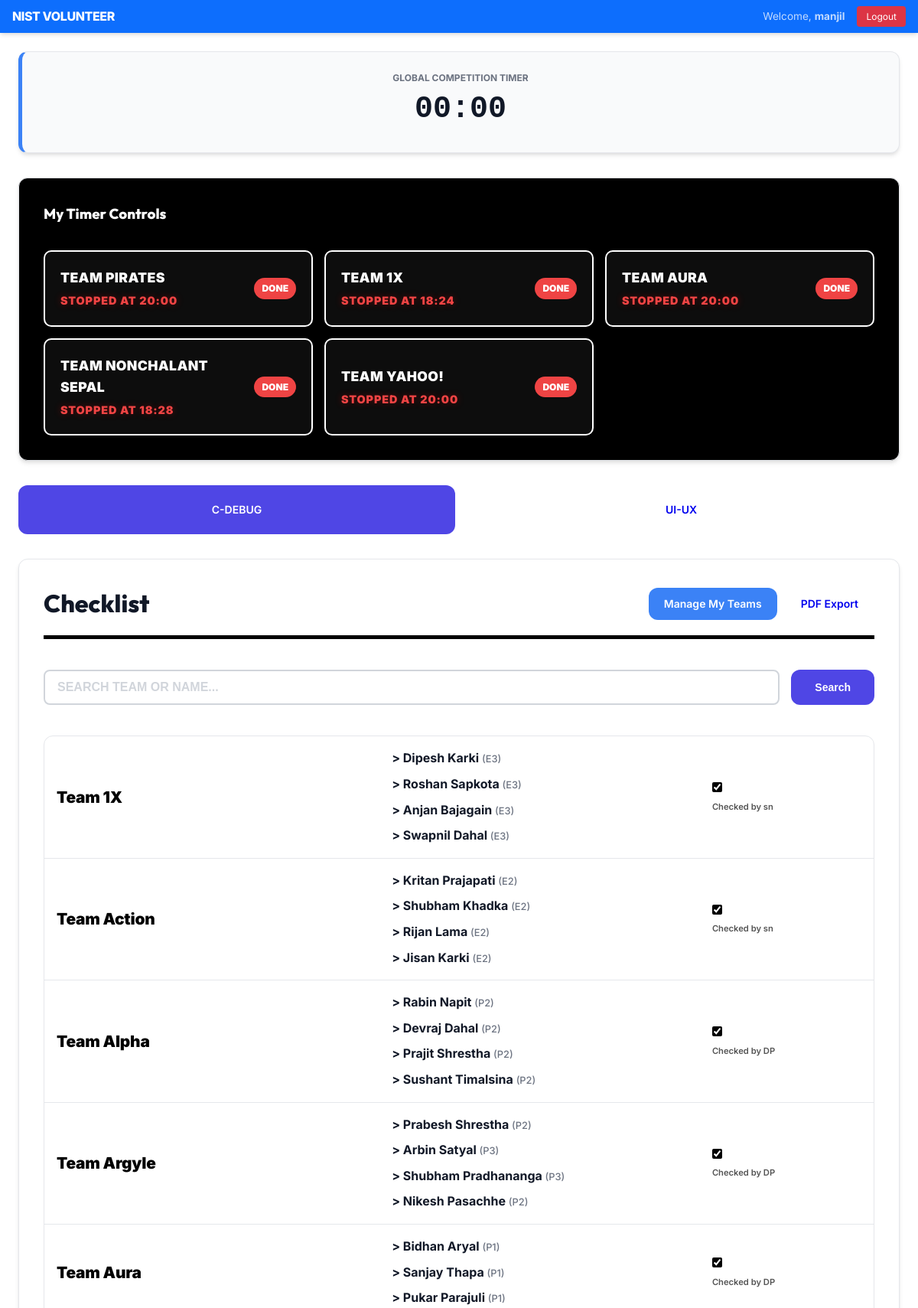
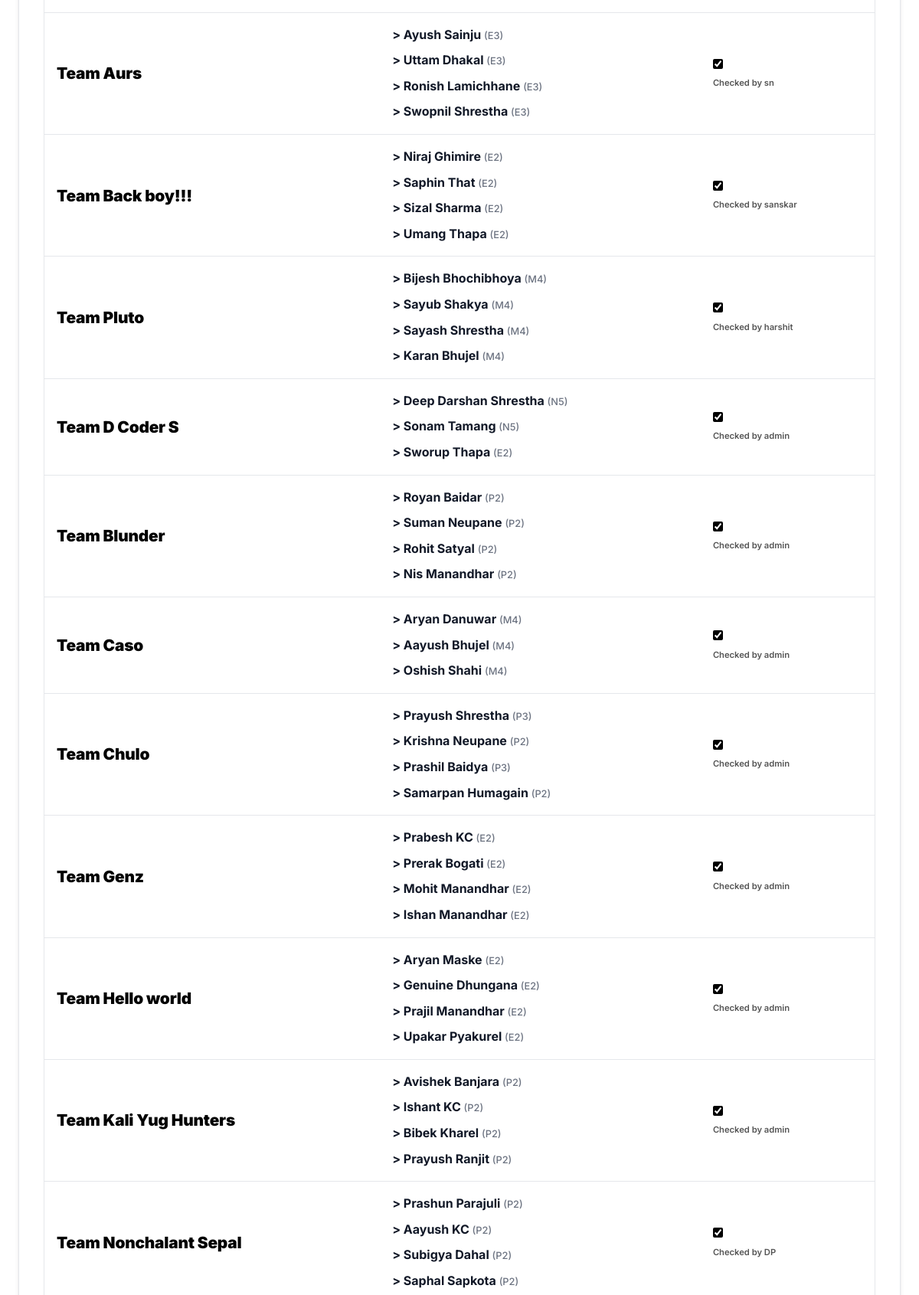
Page /index.php (signed in, upper part) on the committed database (2 pictures, top to bottom).
### tables this page shows
CREATE TABLE `volunteer_assignments` (
  `id` int(11) NOT NULL,
  `volunteer_id` int(11) NOT NULL,
  `team_id` int(11) NOT NULL,
  `status` enum('pending','accepted') DEFAULT 'pending',
  `created_at` timestamp NOT NULL DEFAULT current_timestamp()
);

CREATE TABLE `c_debug_teams` (
  `id` int(11) NOT NULL,
  `team_name` varchar(100) DEFAULT NULL,
  `laptop` enum('Yes','No') DEFAULT NULL,
  `easy_solved` int(11) DEFAULT 0,
  `intermediate_solved` int(11) DEFAULT 0,
  `hard_solved` int(11) DEFAULT 0,
  `marks` float DEFAULT 0,
  `scored_by_id` int(11) DEFAULT NULL,
  `timer_status` enum('not_started','running','stopped') DEFAULT 'not_started',
  `start_time` datetime DEFAULT NULL,
  `end_time` datetime DEFAULT NULL,
  `stopped_by_id` int(11) DEFAULT NULL,
  `attendance` tinyint(1) DEFAULT 0,
  `attendance_updated_by_id` int(11) DEFAULT NULL
);

CREATE TABLE `competition_settings` (
  `id` int(11) NOT NULL,
  `category` varchar(50) DEFAULT NULL,
  `status` enum('not_started','running','paused','finished') DEFAULT 'not_started',
  `start_time` datetime DEFAULT NULL,
  `duration_minutes` int(11) DEFAULT 20,
  `volunteer_can_mark` tinyint(1) DEFAULT 0,
  `end_time` datetime DEFAULT NULL
);

CREATE TABLE `c_debug_members` (
  `id` int(11) NOT NULL,
  `team_id` int(11) DEFAULT NULL,
  `team_member` varchar(100) DEFAULT NULL,
  `section` varchar(20) DEFAULT NULL
);

### index.php (the view, shortened to what this page needs)
<?php
require_once 'db.php';
$volunteer_id = $_SESSION['admin_id'];
$category = isset($_GET['cat']) ? $_GET['cat'] : 'c_debug';
$search = isset($_GET['search']) ? $conn->real_escape_string($_GET['search']) : '';
$settings = $conn->query("SELECT * FROM competition_settings WHERE category = 'c_debug'")->fetch_assoc();
$assigned_teams = [];
if ($category === 'c_debug') {
    $assigned_sql = "SELECT t.id, t.team_name, a.status, t.timer_status, t.end_time
                    FROM c_debug_teams t
                    JOIN volunteer_assignments a ON t.id = a.team_id
                    WHERE a.volunteer_id = $volunteer_id AND a.status = 'accepted'";
    $assigned_teams = $conn->query($assigned_sql);
}
if ($category === 'c_debug') {
    $sql = "SELECT t.id as team_id, t.team_name, t.laptop, t.attendance, t.timer_status, t.end_time, t.marks,
                   m.id as member_id, m.team_member as name, m.section, a.username as attendance_by
            FROM c_debug_teams t
            LEFT JOIN c_debug_members m ON t.id = m.team_id
            LEFT JOIN admin a ON t.attendance_updated_by_id = a.id";
} else {
    $sql = "SELECT t.id as team_id, t.team_name, t.attendance,
                   m.id as member_id, m.member_name as name, m.section, a.username as attendance_by
            FROM uiux_teams t
            LEFT JOIN uiux_members m ON t.id = m.team_id
            LEFT JOIN admin a ON t.attendance_updated_by_id = a.id";
}
$sql .= " ORDER BY t.id ASC, m.id ASC";
$result = $conn->query($sql);
$teams = [];
while ($row = $result->fetch_assoc()) {
    $tid = $row['team_id'];
    $teams[$tid]['team_name'] = $row['team_name'];
    $teams[$tid]['attendance'] = $row['attendance'];
    $teams[$tid]['attendance_by'] = $row['attendance_by'];
    if (isset($row['timer_status'])) $teams[$tid]['timer_status'] = $row['timer_status'];
    if (isset($row['end_time'])) $teams[$tid]['end_time'] = $row['end_time'];
    if (isset($row['laptop'])) $teams[$tid]['laptop'] = $row['laptop'];
    if (isset($row['marks'])) $teams[$tid]['marks'] = $row['marks'];
    if ($row['member_id']) {
        $teams[$tid]['members'][] = [
            'id' => $row['member_id'],
            'name' => $row['name'],
            'section' => $row['section']
        ];
    }
}
?>
<!DOCTYPE html>
<html lang="en">
<head>
    <link rel="stylesheet" href="style.css">
</head>
<body>
    <nav class="navbar">
        <div class="nav-inner">
            <a href="index.php" class="navbar-brand">NIST VOLUNTEER</a>
            <div class="nav-right">
                <span class="welcome-text">
                    Welcome, <strong><?php echo htmlspecialchars($_SESSION['admin_user']); ?></strong>
                </span>
                <a href="nist_admin/logout.php" class="logout-btn">Logout</a>
            </div>
        </div>
    </nav>
    <div class="container mt-4">
        <div class="card" style="margin-bottom:2rem; background:var(--gray-50); text-align:center; padding:1.5rem; border-left:5px solid var(--info);">
            <div class="text-muted" style="font-size:0.75rem; font-weight:700; text-transform:uppercase;">Global Competition Timer</div>
            <div id="global-timer-display" style="font-size:2.5rem; font-weight:800; font-family:monospace; color:var(--text-main);">00:00</div>
        </div>
        <?php if ($category === 'c_debug' && $assigned_teams && $assigned_teams->num_rows > 0): ?>
            <div class="card" style="background:var(--black); color:var(--white);">
                <h3 style="color:var(--white);">My Timer Controls</h3>
                <div style="display:grid; grid-template-columns: repeat(auto-fill, minmax(300px, 1fr)); gap:15px; margin-top:2rem;">
                    <?php while ($team = $assigned_teams->fetch_assoc()): ?>
                        <div class="timer-control-card" data-team-id="<?php echo $team['id']; ?>" style="background:rgba(255,255,255,0.05); padding:1.25rem; border:2px solid var(--white); display:flex; justify-content:space-between; align-items:center; border-radius:10px;">
                            <div style="flex:1;">
                                <div style="font-weight:900; text-transform:uppercase; font-size:1.1rem; letter-spacing:0.02em; color:var(--white);"><?php echo htmlspecialchars($team['team_name']); ?></div>
                                <div class="team-timer-status" style="font-size:0.9rem; font-weight:900; color:var(--white); text-transform:uppercase; letter-spacing:0.06em; margin-top:4px;">
                                    <?php
                                    if ($team['timer_status'] === 'stopped' && $team['end_time']) {
                                        $start_ts = strtotime($settings['start_time']);
                                        $end_ts = strtotime($team['end_time']);
                                        $elapsed = max(0, $end_ts - $start_ts);
                                        $m = floor($elapsed / 60);
                                        $s = $elapsed % 60;
                                        echo "<span style='color:var(--danger); text-shadow:0 0 10px rgba(255,0,0,0.3);'>STOPPED AT " . $m . ":" . ($s < 10 ? '0' : '') . $s . "</span>";
                                    } else {
                                        echo $team['timer_status'] === 'running' ? '<span style="color:var(--secondary); text-shadow:0 0 10px rgba(0,255,0,0.2);">ALIVE / RUNNING</span>' : '<span style="color:rgba(255,255,255,0.6);">WAITING TO START</span>';
                                    }
                                    ?>
                                </div>
                            </div>
                            <div class="team-timer-action">
                                <?php if ($team['timer_status'] === 'running' && $settings['status'] === 'running'): ?>
                                    <button onclick="stopTimer(<?php echo $team['id']; ?>)" class="btn" style="background:var(--white); color:var(--black); padding:8px 20px; font-weight:900; box-shadow:0 0 15px rgba(255,255,255,0.3);">STOP</button>
                                <?php elseif ($team['timer_status'] === 'stopped'): ?>
                                    <div class="badge" style="background:var(--danger); color:var(--white); font-weight:900;">DONE</div>
                                <?php endif; ?>
                            </div>
                        </div>
                    <?php endwhile; ?>
                </div>
            </div>
        <?php endif; ?>
        <div style="display:flex; gap:10px; margin-bottom:2rem;">
            <a href="?cat=c_debug" class="btn <?php echo $category === 'c_debug' ? 'btn-primary' : ''; ?>" style="flex:1; padding:1.25rem;">C-DEBUG</a>
            <a href="?cat=ui_ux" class="btn <?php echo $category === 'ui_ux' ? 'btn-primary' : ''; ?>" style="flex:1; padding:1.25rem;">UI-UX</a>
        </div>
        <div class="card">
            <div style="display:flex; justify-content:space-between; align-items:center; flex-wrap:wrap; gap:15px; margin-bottom:2.5rem; border-bottom:5px solid var(--black); padding-bottom:1rem;">
                <h1 style="margin:0; border:none;">Checklist</h1>
                <div style="display:flex; gap:10px; align-items:center; flex-wrap:wrap;">
                    <?php if ($category === 'c_debug'): ?>
                        <a href="request_assignment.php" class="btn btn-primary" style="background:var(--info); border:none;">Manage My Teams</a>
                    <?php endif; ?>
                    <a href="export_teams_pdf.php?category=<?php echo $category; ?>" target="_blank" class="btn">PDF Export</a>
                </div>
            </div>
            <form action="" method="GET" style="display:flex; gap:15px; margin-bottom:2.5rem;">
                <input type="text" name="search" class="form-control" placeholder="SEARCH TEAM OR NAME..." value="<?php echo htmlspecialchars($search); ?>" style="flex:1; font-weight:800; text-transform:uppercase;">
                <button type="submit" class="btn btn-primary" style="padding:0 30px;">Search</button>
            </form>
            <div class="table-responsive">
                <table class="table-stackable">
                    <tbody>
                        <?php if (empty($teams)): ?>
                            <tr>
                                <td colspan="4" class="text-center">NO DATA FOUND FOR CATEGORY: <?php echo strtoupper($category); ?></td>
                            </tr>
                        <?php else: ?>
                            <?php $sn = 1;
                            foreach ($teams as $tid => $data):
                                $members = $data['members'] ?? [];
                            ?>
                                <tr>
                                    <td data-label="Team" style="font-weight:900; font-size:1.3rem; letter-spacing:-0.01em; color:var(--black); margin-bottom:1rem;">
                                        <?php echo htmlspecialchars($data['team_name']); ?>
                                    </td>
                                    <td data-label="Participants">
                                        <div style="display:flex; flex-direction:column; gap:8px;">
                                            <?php foreach ($members as $m): ?>
                                                <div style="font-size:1rem; font-weight:700; color:var(--text-main);">
                                                    &gt; <?php echo htmlspecialchars($m['name']); ?>
                                                    <span style="font-size:0.8rem; color:var(--text-muted); font-weight:500;">(<?php echo htmlspecialchars($m['section']); ?>)</span>
                                                </div>
                                            <?php endforeach; ?>
                                        </div>
                                    </td>
                                    <td data-label="Attendance Check" class="attendance-cell" data-team-id="<?php echo $tid; ?>">
                                        <input type="checkbox" class="attendance-check"
                                            data-id="<?php echo $tid; ?>"
                                            <?php echo ($data['attendance'] ?? 0) ? 'checked' : ''; ?>
                                            style="cursor:pointer; accent-color:var(--black);">
                                        <div class="attendance-info">
                                            <?php if (($data['attendance_by'] ?? null)): ?>
                                                <div style="font-size:0.7rem; color:#555; font-weight:600; margin-top:4px;">
                                                    <?php echo ($data['attendance'] ?? 0) ? 'Checked by' : 'Unchecked by'; ?> <?php echo htmlspecialchars($data['attendance_by']); ?>
                                                </div>
                                            <?php endif; ?>
                                        </div>
                                    </td>
                                </tr>
                            <?php endforeach; ?>
                        <?php endif; ?>
                    </tbody>
                </table>
            </div>
        </div>
    </div>
</body>
</html>

### style.css (style rules this page uses)
:root { --primary: #4f46e5; --primary-hover: #4338ca; --secondary: #10b981; --danger: #ef4444; --warning: #f59e0b; --info: #3b82f6; --bg-main: #ffffff; --bg-card: #ffffff; --text-main: #111827; --text-muted: #6b7280; --border: #e5e7eb; --radius: 12px; --black: #000000; --white: #ffffff; --gray-50: #f9fafb; --gray-100: #f3f4f6; --gray-200: #e5e7eb; --gray-300: #d1d5db; --gray-700: #374151; --shadow-sm: 0 1px 2px 0 rgba(0, 0, 0, 0.05); --shadow: 0 4px 6px -1px rgba(0, 0, 0, 0.1), 0 2px 4px -1px rgba(0, 0, 0, 0.06); --shadow-lg: 0 10px 15px -3px rgba(0, 0, 0, 0.1), 0 4px 6px -2px rgba(0, 0, 0, 0.05); --container-width: 1280px; }
* { margin: 0; padding: 0; box-sizing: border-box; }
body { font-family: 'Inter', system-ui, -apple-system, sans-serif; background-color: var(--bg-main); color: var(--text-main); line-height: 1.6; -webkit-font-smoothing: antialiased; overflow-x: hidden; }
h1, h2, h3 { font-family: 'Outfit', sans-serif; font-weight: 800; color: var(--text-main); margin-bottom: 1.5rem; }
.container { width: 100%; max-width: 1540px; margin: 0 auto; padding: 0 1.5rem; }
.navbar { background: #111827; padding: 1rem 0; color: var(--white); position: sticky; top: 0; z-index: 1000; box-shadow: var(--shadow); }
.navbar-brand { font-size: 1.5rem; font-weight: 800; text-decoration: none; color: var(--white); letter-spacing: -0.025em; display: flex; align-items: center; gap: 0.5rem; }
.btn { display: inline-flex; align-items: center; justify-content: center; padding: 0.625rem 1.25rem; border-radius: var(--radius); font-weight: 600; font-size: 0.875rem; cursor: pointer; transition: all 0.2s cubic-bezier(0.4, 0, 0.2, 1); text-decoration: none; border: 1px solid transparent; gap: 0.5rem; }
.btn-primary { background: var(--primary); color: white; }
.card { background: var(--bg-card); border-radius: var(--radius); border: 1px solid var(--border); padding: 2rem; margin-bottom: 2rem; box-shadow: var(--shadow); overflow: hidden; }
.form-control { width: 100%; padding: 0.75rem 1rem; border: 2px solid var(--gray-300); border-radius: 8px; font-size: 1rem; outline: none; transition: all 0.2s; background: var(--white); color: var(--text-main); }
.form-control::placeholder { color: var(--gray-300); }
.table-responsive { overflow-x: auto; border-radius: var(--radius); border: 1px solid var(--border); background: white; }
table { width: 100%; border-collapse: collapse; }
td { padding: 1rem; border-bottom: 1px solid var(--border); font-size: 0.875rem; color: #1f2937; }
.badge { padding: 0.25rem 0.625rem; border-radius: 9999px; font-size: 0.75rem; font-weight: 600; text-transform: uppercase; }
.mt-4 { margin-top: 1.5rem; }
.text-muted { color: var(--text-muted); }

### index.php (style rules this page uses)
.navbar { width: 100%; background: #0d6efd; padding: 0.5rem 1rem; }
.nav-inner { display: flex; align-items: center; justify-content: space-between; gap: 1rem; }
.navbar-brand { color: #fff; font-size: 1rem; text-decoration: none; white-space: nowrap; }
.nav-right { display: flex; align-items: center; gap: 1rem; min-width: 0; }
.welcome-text { font-size: 0.85rem; color: rgba(255, 255, 255, 0.75); white-space: nowrap; }
.logout-btn { background: #dc3545; color: #fff; padding: 4px 12px; font-size: 0.75rem; text-decoration: none; border-radius: 4px; white-space: nowrap; }

### rows in the picture
volunteer_assignments: team.team_name "TEAM PIRATES", team.start_time "20", team.start_time "0"
volunteer_assignments: team.team_name "TEAM 1X", team.start_time "18", team.start_time "24"
volunteer_assignments: team.team_name "TEAM AURA", team.start_time "20", team.start_time "0"
volunteer_assignments: team.team_name "TEAM NONCHALANT SEPAL", team.start_time "18", team.start_time "28"
volunteer_assignments: team.team_name "TEAM YAHOO!", team.start_time "20", team.start_time "0"
c_debug_teams: c_debug_members.team_member "Dipesh Karki", c_debug_members.section "E3", c_debug_members.team_member "Roshan Sapkota", c_debug_members.team_member "Anjan Bajagain", c_debug_members.team_member "Swapnil Dahal"
c_debug_teams: c_debug_members.team_member "Kritan Prajapati", c_debug_members.section "E2", c_debug_members.team_member "Shubham Khadka", c_debug_members.team_member "Rijan Lama", c_debug_members.team_member "Jisan Karki"
c_debug_teams: c_debug_members.team_member "Rabin Napit", c_debug_members.section "P2", c_debug_members.team_member "Devraj Dahal", c_debug_members.team_member "Prajit Shrestha", c_debug_members.team_member "Sushant Timalsina"
c_debug_teams: c_debug_members.team_member "Prabesh Shrestha", c_debug_members.section "P2", c_debug_members.team_member "Arbin Satyal", c_debug_members.section "P3", c_debug_members.team_member "Shubham Pradhananga", c_debug_members.team_member "Nikesh Pasachhe"
c_debug_teams: c_debug_members.team_member "Bidhan Aryal", c_debug_members.section "P1", c_debug_members.team_member "Sanjay Thapa", c_debug_members.team_member "Pukar Parajuli"
c_debug_teams: c_debug_members.team_member "Ayush Sainju", c_debug_members.section "E3", c_debug_members.team_member "Uttam Dhakal", c_debug_members.team_member "Ronish Lamichhane", c_debug_members.team_member "Swopnil Shrestha"
c_debug_teams: c_debug_members.team_member "Niraj Ghimire", c_debug_members.section "E2", c_debug_members.team_member "Saphin That", c_debug_members.team_member "Sizal Sharma", c_debug_members.team_member "Umang Thapa"
c_debug_teams: c_debug_members.team_member "Bijesh Bhochibhoya", c_debug_members.section "M4", c_debug_members.team_member "Sayub Shakya", c_debug_members.team_member "Sayash Shrestha", c_debug_members.team_member "Karan Bhujel"
c_debug_teams: c_debug_members.team_member "Deep Darshan Shrestha", c_debug_members.section "N5", c_debug_members.team_member "Sonam Tamang", c_debug_members.team_member "Sworup Thapa", c_debug_members.section "E2"
c_debug_teams: c_debug_members.team_member "Royan Baidar", c_debug_members.section "P2", c_debug_members.team_member "Suman Neupane", c_debug_members.team_member "Rohit Satyal", c_debug_members.team_member "Nis Manandhar"
c_debug_teams: c_debug_members.team_member "Aryan Danuwar", c_debug_members.section "M4", c_debug_members.team_member "Aayush Bhujel", c_debug_members.team_member "Oshish Shahi"
c_debug_teams: c_debug_members.team_member "Prayush Shrestha", c_debug_members.section "P3", c_debug_members.team_member "Krishna Neupane", c_debug_members.section "P2", c_debug_members.team_member "Prashil Baidya", c_debug_members.team_member "Samarpan Humagain"
c_debug_teams: c_debug_members.team_member "Prabesh KC", c_debug_members.section "E2", c_debug_members.team_member "Prerak Bogati", c_debug_members.team_member "Mohit Manandhar", c_debug_members.team_member "Ishan Manandhar"
c_debug_teams: c_debug_members.team_member "Aryan Maske", c_debug_members.section "E2", c_debug_members.team_member "Genuine Dhungana", c_debug_members.team_member "Prajil Manandhar", c_debug_members.team_member "Upakar Pyakurel"
c_debug_teams: c_debug_members.team_member "Avishek Banjara", c_debug_members.section "P2", c_debug_members.team_member "Ishant KC", c_debug_members.team_member "Bibek Kharel", c_debug_members.team_member "Prayush Ranjit"
c_debug_teams: c_debug_members.team_member "Prashun Parajuli", c_debug_members.section "P2", c_debug_members.team_member "Aayush KC", c_debug_members.team_member "Subigya Dahal", c_debug_members.team_member "Saphal Sapkota"

### other values in the picture
$_SESSION['admin_user'] "manjil"
$data['team_name'] "Team 1X"
$data['attendance_by'] "sn"
$data['team_name'] "Team Action"
$data['team_name'] "Team Alpha"
$data['attendance_by'] "DP"
$data['team_name'] "Team Argyle"
$data['team_name'] "Team Aura"
$data['team_name'] "Team Aurs"
$data['team_name'] "Team Back boy!!!"
$data['attendance_by'] "sanskar"
$data['team_name'] "Team Pluto"
$data['attendance_by'] "harshit"
$data['team_name'] "Team D Coder S"
$data['attendance_by'] "admin"
